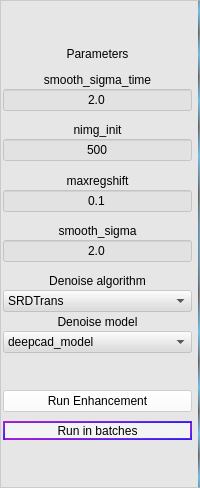
               <widget class="QFrame" name="frame_2">
                <property name="sizePolicy">
                 <sizepolicy hsizetype="Expanding" vsizetype="Preferred">
                  <horstretch>25</horstretch>
                  <verstretch>0</verstretch>
                 </sizepolicy>
                </property>
                <property name="minimumSize">
                 <size>
                  <width>172</width>
                  <height>488</height>
                 </size>
                </property>
                <property name="styleSheet">
                 <string notr="true">
background-color:rgba(220, 220, 220, 120);
border-right:2px solid qradialgradient(spread:repeat, cx:0.5, cy:0.5, radius:0.077, fx:0.5, fy:0.5, stop:0 rgba(0, 169, 255, 147), stop:0.497326 rgba(0, 0, 0, 147), stop:1 rgba(0, 169, 255, 147));</string>
                </property>
                <property name="frameShape">
                 <enum>QFrame::StyledPanel</enum>
                </property>
                <property name="frameShadow">
                 <enum>QFrame::Raised</enum>
                </property>
                <layout class="QVBoxLayout" name="verticalLayout_3">
                 <property name="spacing">
                  <number>0</number>
                 </property>
                 <property name="leftMargin">
                  <number>2</number>
                 </property>
                 <property name="topMargin">
                  <number>4</number>
                 </property>
                 <property name="rightMargin">
                  <number>7</number>
                 </property>
                 <property name="bottomMargin">
                  <number>0</number>
                 </property>
                 <item>
                  <widget class="QFrame" name="frame_14">
                   <property name="sizePolicy">
                    <sizepolicy hsizetype="Preferred" vsizetype="Expanding">
                     <horstretch>0</horstretch>
                     <verstretch>4</verstretch>
                    </sizepolicy>
                   </property>
                   <property name="styleSheet">
                    <string notr="true">border:none;
background:transparent;</string>
                   </property>
                   <property name="frameShape">
                    <enum>QFrame::StyledPanel</enum>
                   </property>
                   <property name="frameShadow">
                    <enum>QFrame::Raised</enum>
                   </property>
                  </widget>
                 </item>
                 <item>
                  <widget class="QLabel" name="label_8">
                   <property name="sizePolicy">
                    <sizepolicy hsizetype="Preferred" vsizetype="Expanding">
                     <horstretch>0</horstretch>
                     <verstretch>2</verstretch>
                    </sizepolicy>
                   </property>
                   <property name="styleSheet">
                    <string notr="true">font: 75 12pt &quot;Adobe Gothic Std B&quot;;
border:None;
background:transparent;</string>
                   </property>
                   <property name="text">
                    <string>Parameters</string>
                   </property>
                   <property name="alignment">
                    <set>Qt::AlignBottom|Qt::AlignHCenter</set>
                   </property>
                  </widget>
                 </item>
                 <item>
                  <widget class="QFrame" name="frame_11">
                   <property name="sizePolicy">
                    <sizepolicy hsizetype="Preferred" vsizetype="Expanding">
                     <horstretch>0</horstretch>
                     <verstretch>1</verstretch>
                    </sizepolicy>
                   </property>
                   <property name="styleSheet">
                    <string notr="true">border:none;
background:transparent;</string>
                   </property>
                   <property name="frameShape">
                    <enum>QFrame::StyledPanel</enum>
                   </property>
                   <property name="frameShadow">
                    <enum>QFrame::Raised</enum>
                   </property>
                   <widget class="QFrame" name="frame_12">
                    <property name="geometry">
                     <rect>
                      <x>140</x>
                      <y>90</y>
                      <width>170</width>
                      <height>99</height>
                     </rect>
                    </property>
                    <property name="sizePolicy">
                     <sizepolicy hsizetype="Preferred" vsizetype="Expanding">
                      <horstretch>0</horstretch>
                      <verstretch>5</verstretch>
                     </sizepolicy>
                    </property>
                    <property name="styleSheet">
                     <string notr="true">border:none;
background:transparent;</string>
                    </property>
                    <property name="frameShape">
                     <enum>QFrame::StyledPanel</enum>
                    </property>
                    <property name="frameShadow">
                     <enum>QFrame::Raised</enum>
                    </property>
                   </widget>
                  </widget>
                 </item>
                 <item>
                  <widget class="QLabel" name="label_4">
                   <property name="sizePolicy">
                    <sizepolicy hsizetype="Preferred" vsizetype="Expanding">
                     <horstretch>0</horstretch>
                     <verstretch>2</verstretch>
                    </sizepolicy>
                   </property>
                   <property name="styleSheet">
                    <string notr="true">background:transparent;
border:none;
font: 9pt &quot;微软雅黑&quot;;</string>
                   </property>
                   <property name="text">
                    <string>smooth_sigma_time</string>
                   </property>
                   <property name="alignment">
                    <set>Qt::AlignCenter</set>
                   </property>
                  </widget>
                 </item>
                 <item>
                  <widget class="QLineEdit" name="lineEdit_smoothtime">
                   <property name="sizePolicy">
                    <sizepolicy hsizetype="Preferred" vsizetype="Expanding">
                     <horstretch>0</horstretch>
                     <verstretch>1</verstretch>
                    </sizepolicy>
                   </property>
                   <property name="text">
                    <string>2.0</string>
                   </property>
                   <property name="alignment">
                    <set>Qt::AlignCenter</set>
                   </property>
                   <property name="clearButtonEnabled">
                    <bool>false</bool>
                   </property>
                  </widget>
                 </item>
                 <item>
                  <widget class="QFrame" name="frame_8">
                   <property name="sizePolicy">
                    <sizepolicy hsizetype="Preferred" vsizetype="Expanding">
                     <horstretch>0</horstretch>
                     <verstretch>1</verstretch>
                    </sizepolicy>
                   </property>
                   <property name="styleSheet">
                    <string notr="true">border:none;
background:transparent;</string>
                   </property>
                   <property name="frameShape">
                    <enum>QFrame::StyledPanel</enum>
                   </property>
                   <property name="frameShadow">
                    <enum>QFrame::Raised</enum>
                   </property>
                  </widget>
                 </item>
                 <item>
                  <widget class="QLabel" name="label_7">
                   <property name="sizePolicy">
                    <sizepolicy hsizetype="Preferred" vsizetype="Expanding">
                     <horstretch>0</horstretch>
                     <verstretch>2</verstretch>
                    </sizepolicy>
                   </property>
                   <property name="styleSheet">
                    <string notr="true">background:transparent;
border:none;
font: 9pt &quot;微软雅黑&quot;;</string>
                   </property>
                   <property name="text">
                    <string>nimg_init</string>
                   </property>
                   <property name="alignment">
                    <set>Qt::AlignCenter</set>
                   </property>
                  </widget>
                 </item>
                 <item>
                  <widget class="QLineEdit" name="lineEdit_nimg_init">
                   <property name="sizePolicy">
                    <sizepolicy hsizetype="Preferred" vsizetype="Expanding">
                     <horstretch>0</horstretch>
                     <verstretch>1</verstretch>
                    </sizepolicy>
                   </property>
                   <property name="text">
                    <string>500</string>
                   </property>
                   <property name="alignment">
                    <set>Qt::AlignCenter</set>
                   </property>
                  </widget>
                 </item>
                 <item>
                  <widget class="QFrame" name="frame_7">
                   <property name="sizePolicy">
                    <sizepolicy hsizetype="Preferred" vsizetype="Expanding">
                     <horstretch>0</horstretch>
                     <verstretch>1</verstretch>
                    </sizepolicy>
                   </property>
                   <property name="styleSheet">
                    <string notr="true">border:none;
background:transparent;</string>
                   </property>
                   <property name="frameShape">
                    <enum>QFrame::StyledPanel</enum>
                   </property>
                   <property name="frameShadow">
                    <enum>QFrame::Raised</enum>
                   </property>
                  </widget>
                 </item>
                 <item>
                  <widget class="QLabel" name="label_6">
                   <property name="sizePolicy">
                    <sizepolicy hsizetype="Preferred" vsizetype="Expanding">
                     <horstretch>0</horstretch>
                     <verstretch>2</verstretch>
                    </sizepolicy>
                   </property>
                   <property name="styleSheet">
                    <string notr="true">background:transparent;
border:none;
font: 9pt &quot;微软雅黑&quot;;</string>
                   </property>
                   <property name="text">
                    <string>maxregshift</string>
                   </property>
                   <property name="alignment">
                    <set>Qt::AlignCenter</set>
                   </property>
                  </widget>
                 </item>
                 <item>
                  <widget class="QLineEdit" name="lineEdit_maxregshift">
                   <property name="sizePolicy">
                    <sizepolicy hsizetype="Expanding" vsizetype="Expanding">
                     <horstretch>0</horstretch>
                     <verstretch>1</verstretch>
                    </sizepolicy>
                   </property>
                   <property name="styleSheet">
                    <string notr="true">background-:transparent</string>
                   </property>
                   <property name="text">
                    <string>0.1</string>
                   </property>
                   <property name="alignment">
                    <set>Qt::AlignCenter</set>
                   </property>
                  </widget>
                 </item>
                 <item>
                  <widget class="QFrame" name="frame_6">
                   <property name="sizePolicy">
                    <sizepolicy hsizetype="Preferred" vsizetype="Expanding">
                     <horstretch>0</horstretch>
                     <verstretch>1</verstretch>
                    </sizepolicy>
                   </property>
                   <property name="styleSheet">
                    <string notr="true">border:none;
background:transparent;</string>
                   </property>
                   <property name="frameShape">
                    <enum>QFrame::StyledPanel</enum>
                   </property>
                   <property name="frameShadow">
                    <enum>QFrame::Raised</enum>
                   </property>
                  </widget>
                 </item>
                 <item>
                  <widget class="QLabel" name="label_5">
                   <property name="sizePolicy">
                    <sizepolicy hsizetype="Preferred" vsizetype="Expanding">
                     <horstretch>0</horstretch>
                     <verstretch>2</verstretch>
                    </sizepolicy>
                   </property>
                   <property name="styleSheet">
                    <string notr="true">background:transparent;
border:none;
font: 9pt &quot;微软雅黑&quot;;</string>
                   </property>
                   <property name="text">
                    <string>smooth_sigma</string>
                   </property>
                   <property name="alignment">
                    <set>Qt::AlignCenter</set>
                   </property>
                  </widget>
                 </item>
                 <item>
                  <widget class="QLineEdit" name="lineEdit_smooth">
                   <property name="sizePolicy">
                    <sizepolicy hsizetype="Expanding" vsizetype="Expanding">
                     <horstretch>0</horstretch>
                     <verstretch>1</verstretch>
                    </sizepolicy>
                   </property>
                   <property name="cursor">
                    <cursorShape>IBeamCursor</cursorShape>
                   </property>
                   <property name="text">
                    <string>2.0</string>
                   </property>
                   <property name="alignment">
                    <set>Qt::AlignCenter</set>
                   </property>
                   <property name="dragEnabled">
                    <bool>false</bool>
                   </property>
                   <property name="clearButtonEnabled">
                    <bool>false</bool>
                   </property>
                  </widget>
                 </item>
                 <item>
                  <widget class="QFrame" name="frame_39">
                   <property name="sizePolicy">
                    <sizepolicy hsizetype="Preferred" vsizetype="Expanding">
                     <horstretch>0</horstretch>
                     <verstretch>1</verstretch>
                    </sizepolicy>
                   </property>
                   <property name="styleSheet">
                    <string notr="true">border:none;
background:transparent;</string>
                   </property>
                   <property name="frameShape">
                    <enum>QFrame::StyledPanel</enum>
                   </property>
                   <property name="frameShadow">
                    <enum>QFrame::Raised</enum>
                   </property>
                  </widget>
                 </item>
                 <item>
                  <widget class="QLabel" name="label_21">
                   <property name="sizePolicy">
                    <sizepolicy hsizetype="Preferred" vsizetype="Expanding">
                     <horstretch>0</horstretch>
                     <verstretch>2</verstretch>
                    </sizepolicy>
                   </property>
                   <property name="styleSheet">
                    <string notr="true">background:transparent;
border:none;
font: 9pt &quot;微软雅黑&quot;;</string>
                   </property>
                   <property name="text">
                    <string>Denoise algorithm</string>
                   </property>
                   <property name="alignment">
                    <set>Qt::AlignCenter</set>
                   </property>
                  </widget>
                 </item>
                 <item>
                  <widget class="QComboBox" name="comboBox_denoisealgo">
                   <property name="styleSheet">
                    <string notr="true">QComboBox{
font: 9pt &quot;微软雅黑&quot;;
}

QComboBox QAbstractItemView {
background:white;
} </string>
                   </property>
                   <item>
                    <property name="text">
                     <string>SRDTrans</string>
                    </property>
                   </item>
                   <item>
                    <property name="text">
                     <string>DeepCAD_RT</string>
                    </property>
                   </item>
                  </widget>
                 </item>
                 <item>
                  <widget class="QLabel" name="label_22">
                   <property name="sizePolicy">
                    <sizepolicy hsizetype="Preferred" vsizetype="Expanding">
                     <horstretch>0</horstretch>
                     <verstretch>2</verstretch>
                    </sizepolicy>
                   </property>
                   <property name="styleSheet">
                    <string notr="true">background:transparent;
border:none;
font: 9pt &quot;微软雅黑&quot;;</string>
                   </property>
                   <property name="text">
                    <string>Denoise model</string>
                   </property>
                   <property name="alignment">
                    <set>Qt::AlignCenter</set>
                   </property>
                  </widget>
                 </item>
                 <item>
                  <widget class="QComboBox" name="comboBox_denoisemodel">
                   <property name="styleSheet">
                    <string notr="true">QComboBox{
font: 9pt &quot;微软雅黑&quot;;
}

QComboBox QAbstractItemView {
background:white;
} </string>
                   </property>
                   <item>
                    <property name="text">
                     <string>deepcad_model</string>
                    </property>
                   </item>
                  </widget>
                 </item>
                 <item>
                  <widget class="QFrame" name="frame_4">
                   <property name="sizePolicy">
                    <sizepolicy hsizetype="Preferred" vsizetype="Expanding">
                     <horstretch>0</horstretch>
                     <verstretch>4</verstretch>
                    </sizepolicy>
                   </property>
                   <property name="styleSheet">
                    <string notr="true">border:none;
background:transparent;</string>
                   </property>
                   <property name="frameShape">
                    <enum>QFrame::StyledPanel</enum>
                   </property>
                   <property name="frameShadow">
                    <enum>QFrame::Raised</enum>
                   </property>
                   <widget class="QCheckBox" name="checkBox_nonrigid">
                    <property name="geometry">
                     <rect>
                      <x>-10</x>
                      <y>40</y>
                      <width>190</width>
                      <height>19</height>
                     </rect>
                    </property>
                    <property name="sizePolicy">
                     <sizepolicy hsizetype="Minimum" vsizetype="Expanding">
                      <horstretch>0</horstretch>
                      <verstretch>0</verstretch>
                     </sizepolicy>
                    </property>
                    <property name="layoutDirection">
                     <enum>Qt::RightToLeft</enum>
                    </property>
                    <property name="autoFillBackground">
                     <bool>false</bool>
                    </property>
                    <property name="styleSheet">
                     <string notr="true">background: transparent;
border: transparent;
font: 10pt &quot;微软雅黑&quot;;</string>
                    </property>
                    <property name="text">
                     <string>Nonrigid</string>
                    </property>
                   </widget>
                   <widget class="QCheckBox" name="checkBox_bidiphase">
                    <property name="geometry">
                     <rect>
                      <x>0</x>
                      <y>40</y>
                      <width>91</width>
                      <height>21</height>
                     </rect>
                    </property>
                    <property name="layoutDirection">
                     <enum>Qt::RightToLeft</enum>
                    </property>
                    <property name="autoFillBackground">
                     <bool>false</bool>
                    </property>
                    <property name="styleSheet">
                     <string notr="true">background: transparent;
border: transparent;
font: 10pt &quot;微软雅黑&quot;;</string>
                    </property>
                    <property name="text">
                     <string>Bidiphase</string>
                    </property>
                   </widget>
                  </widget>
                 </item>
                 <item>
                  <widget class="QPushButton" name="pushButton_run_enhance">
                   <property name="sizePolicy">
                    <sizepolicy hsizetype="Minimum" vsizetype="Expanding">
                     <horstretch>0</horstretch>
                     <verstretch>2</verstretch>
                    </sizepolicy>
                   </property>
                   <property name="styleSheet">
                    <string notr="true">QPushButton{
background-color:rgba(255,255,255,150);
font: 9pt &quot;微软雅黑&quot;;
}
QPushButton:hover
{
margin:1px;
}</string>
                   </property>
                   <property name="text">
                    <string>Run Enhancement</string>
                   </property>
                  </widget>
                 </item>
                 <item>
                  <widget class="QFrame" name="frame_17">
                   <property name="sizePolicy">
                    <sizepolicy hsizetype="Expanding" vsizetype="Expanding">
                     <horstretch>0</horstretch>
                     <verstretch>1</verstretch>
                    </sizepolicy>
                   </property>
                   <property name="styleSheet">
                    <string notr="true">border:none;
background:transparent;</string>
                   </property>
                   <property name="frameShape">
                    <enum>QFrame::StyledPanel</enum>
                   </property>
                   <property name="frameShadow">
                    <enum>QFrame::Raised</enum>
                   </property>
                  </widget>
                 </item>
                 <item>
                  <widget class="QPushButton" name="pushButton_run_batches">
                   <property name="sizePolicy">
                    <sizepolicy hsizetype="Expanding" vsizetype="Expanding">
                     <horstretch>1</horstretch>
                     <verstretch>2</verstretch>
                    </sizepolicy>
                   </property>
                   <property name="styleSheet">
                    <string notr="true">QPushButton{
background-color:rgba(255,255,255,150);
border:2px solid qlineargradient(spread:pad, x1:0, y1:0, x2:1, y2:1, stop:0 rgba(221, 18, 198, 255), stop:0.198864 rgba(171, 33, 202, 255), stop:0.4375 rgba(128, 36, 232, 255), stop:0.698864 rgba(71, 39, 241, 255), stop:0.994318 rgba(14, 21, 255, 255), stop:1 rgba(255, 255, 255, 255));
border-radius:15px;
font: 9pt &quot;微软雅黑&quot;;
}
QPushButton:hover
{
margin:1px;
}
QPushButton:pressed
{
margin:2px;
}</string>
                   </property>
                   <property name="text">
                    <string>Run in batches</string>
                   </property>
                  </widget>
                 </item>
                 <item>
                  <widget class="QFrame" name="frame_13">
                   <property name="sizePolicy">
                    <sizepolicy hsizetype="Preferred" vsizetype="Expanding">
                     <horstretch>0</horstretch>
                     <verstretch>5</verstretch>
                    </sizepolicy>
                   </property>
                   <property name="styleSheet">
                    <string notr="true">border:none;
background:transparent;</string>
                   </property>
                   <property name="frameShape">
                    <enum>QFrame::StyledPanel</enum>
                   </property>
                   <property name="frameShadow">
                    <enum>QFrame::Raised</enum>
                   </property>
                   <layout class="QVBoxLayout" name="verticalLayout_11"/>
                  </widget>
                 </item>
                </layout>
               </widget>
